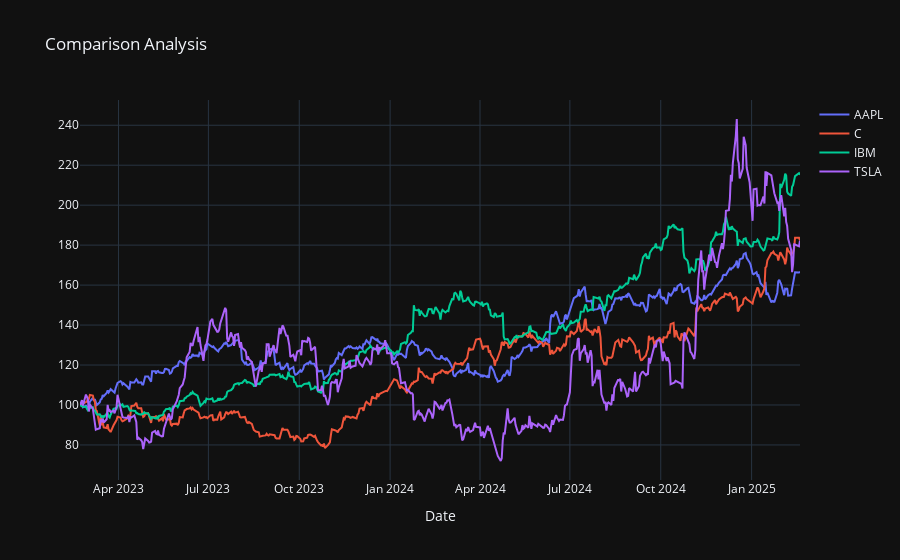

Notebook code cell kept with this figure:
### Markdown cell above
## adding template

### Code cell
#  template='plotly_dark'
fig = go.Figure(data=[go.Scatter(x=norm.index, y=norm[ticker], name=ticker) for ticker in norm.columns])
fig.update_layout(title='Comparison Analysis',
                   xaxis_title='Date',
                    #template='seaborn')
                   #template='polar')
                  #template='ggplot')
                  template='plotly_dark')

fig.show()

### Figure 1 — Plotly figure (JSON) as saved in the notebook; plotly's stock layout.template omitted (floating-point values rounded to 4 significant figures; data arrays with more than 128 entries replaced by an {"elided": "..."} marker saying what was removed)
{"data": [{"name": "AAPL", "type": "scatter", "x": {"elided": "501 str values"}, "y": {"elided": "501 float values"}}, {"name": "C", "type": "scatter", "x": {"elided": "501 str values"}, "y": {"elided": "501 float values"}}, {"name": "IBM", "type": "scatter", "x": {"elided": "501 str values"}, "y": {"elided": "501 float values"}}, {"name": "TSLA", "type": "scatter", "x": {"elided": "501 str values"}, "y": {"elided": "501 float values"}}], "layout": {"title": {"text": "Comparison Analysis"}, "xaxis": {"title": {"text": "Date"}}}}
